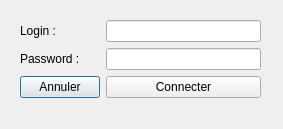
<?xml version="1.0" encoding="UTF-8"?>
<ui version="4.0">
 <class>IdWindow</class>
 <widget class="QDialog" name="IdWindow">
  <property name="geometry">
   <rect>
    <x>0</x>
    <y>0</y>
    <width>283</width>
    <height>129</height>
   </rect>
  </property>
  <property name="windowTitle">
   <string>Dialog</string>
  </property>
  <widget class="QWidget" name="formLayoutWidget">
   <property name="geometry">
    <rect>
     <x>20</x>
     <y>20</y>
     <width>241</width>
     <height>91</height>
    </rect>
   </property>
   <layout class="QFormLayout" name="formLayout">
    <item row="0" column="0">
     <widget class="QLabel" name="loginLabel">
      <property name="text">
       <string>Login :</string>
      </property>
     </widget>
    </item>
    <item row="1" column="0">
     <widget class="QLabel" name="passwordLabel">
      <property name="text">
       <string>Password :</string>
      </property>
     </widget>
    </item>
    <item row="0" column="1">
     <widget class="QLineEdit" name="loginLineEdit"/>
    </item>
    <item row="1" column="1">
     <widget class="QLineEdit" name="passwordLineEdit">
      <property name="readOnly">
       <bool>false</bool>
      </property>
     </widget>
    </item>
    <item row="2" column="0">
     <widget class="QPushButton" name="cancelButton">
      <property name="text">
       <string>Annuler</string>
      </property>
     </widget>
    </item>
    <item row="2" column="1">
     <widget class="QPushButton" name="connectButton">
      <property name="text">
       <string>Connecter</string>
      </property>
     </widget>
    </item>
   </layout>
  </widget>
 </widget>
 <resources/>
 <connections>
  <connection>
   <sender>cancelButton</sender>
   <signal>clicked()</signal>
   <receiver>IdWindow</receiver>
   <slot>close()</slot>
   <hints>
    <hint type="sourcelabel">
     <x>58</x>
     <y>84</y>
    </hint>
    <hint type="destinationlabel">
     <x>141</x>
     <y>64</y>
    </hint>
   </hints>
  </connection>
 </connections>
</ui>
